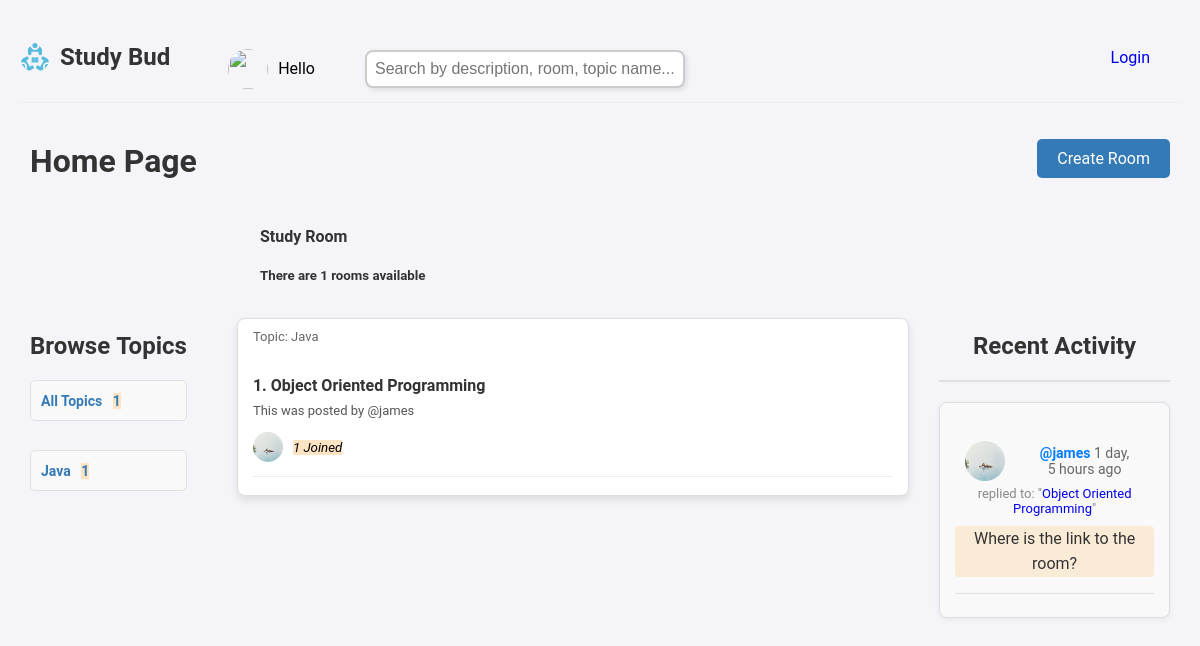
The page / on the database its author committed.
### base/models.py (models this page shows, shortened)
class Topic(models.Model):
    top_name = models.CharField(max_length=264, unique=True)

class Room(models.Model):
    host = models.ForeignKey(User, on_delete=models.SET_NULL, null=True)
    topic = models.ForeignKey(Topic, on_delete=models.SET_NULL, null=True)
    name = models.CharField(max_length=255)
    description = models.TextField(null=True, blank=True)
    participants = models.ManyToManyField(User, related_name='participants', blank=True)
    updated = models.DateTimeField(auto_now=True)
    created = models.DateTimeField(auto_now_add=True)
    class Meta:
        ordering = ['-updated', '-created']
    def __str__(self):
        return self.name

class User(AbstractUser):
    name = models.CharField(max_length=200, null=True)
    email = models.EmailField(unique=True, null=True)
    bio = models.TextField(null=True)
    avatar = models.ImageField(null=True, default="person.png")
    USERNAME_FIELD = 'email'
    REQUIRED_FIELDS = ['name', 'password']

class Message(models.Model):
    user = models.ForeignKey(User, on_delete=models.CASCADE)
    room = models.ForeignKey(Room, on_delete=models.CASCADE) #when the room is deleted...delete the message
    body = models.TextField()
    updated = models.DateTimeField(auto_now=True)
    created = models.DateTimeField(auto_now_add=True)
    class Meta:
        ordering = ['-updated', '-created']
    def __str__(self):
        return self.body[:50]

### base/views.py (the view)
# urls.py: path('', views.home, name="home"), #here...we call the home function in the views folder
def home(request):
    q = request.GET.get('q') if request.GET.get('q') != None else ''
    rooms = Room.objects.filter(
        Q(topic__top_name__icontains=q) |
        Q(name__icontains=q) |
        Q(description__icontains=q)) #here we are creating a room object. give us all the information.
    topics = Topic.objects.all()
    room_count = rooms.count()
    room_messages = Message.objects.filter(Q(room__topic__top_name__icontains=q))
    context = {'rooms': rooms, 'topics': topics, 'room_count': room_count, 'room_messages': room_messages} #we are passing the rooms available in the database to the home.html template
    return render(request, 'base/home.html', context)

### base/templates/base/home.html (shortened to what this page needs)
{% extends 'main.html' %}
{% block content %}
<div class="header">
    <h1>Home Page</h1>
    <a class="create-room-btn" href="{% url 'create-room' %}">Create Room</a>
</div>
<div style="padding-left: 240px;">
    <h4>Study Room</h4>
    <h5>There are {{ room_count }} rooms available</h5>
</div>
<div class="home-container">
    <div class="topics-container">
        {% include 'base/topics_component.html' %}
    </div>
    <div class="room-list">
        {% include 'base/feed_component.html' %}
    </div>
    <div class="activity-container">
       {% include 'base/activity_component.html' %}
    </div>
</div>
{% endblock content %}

### base/templates/base/topics_component.html (shortened to what this page needs)
<h3>Browse&nbsp;Topics</h3>
<div class="topic-list">
    <div class="topic-item">
        <a href="{% url 'home' %}" class="topic-link">All Topics &nbsp; <span>{{topics.count}}</span> </a>
    </div>
    <br>
    {% for topic in topics %}
        <div class="topic-item">
            <a href="{% url 'home' %}?q={{topic.top_name}}" class="topic-link">{{ topic.top_name }} &nbsp; <span>{{ topic.room_set.all.count}}</span> </a>
        </div>
        <br>
    {% endfor %}
</div>

### base/templates/base/feed_component.html (shortened to what this page needs)
{% load static %}
{% for room in rooms %}
    <div class="room-card">
        <small class="room-topic">Topic: {{ room.topic.top_name }}</small><br>
        <h5 class="room-title">{{ room.id }}. <a class="room-name-link" href="{% url 'room' room.id %}">{{ room.name }}</a></h5>
        <a class="room-host-link" href="{% url 'user-profile' room.host.id %}">
            This was posted by @{{ room.host.username }}
        </a>
        <p style="display: flex; align-items: center;">
            <img src="{{room.host.avatar.url}}" class="logo" alt="Study Bud Logo" style="margin-right: 10px;">
            <span>{{ room.participants.all.count }} Joined</span>
        </p>
        <hr>
    </div>
{% endfor %}

### base/templates/base/activity_component.html (shortened to what this page needs)
<h3>Recent Activity</h3>
<hr class="section-divider">
{% for message in room_messages %}
    <div class="activity-message">
        <div id="container_1">
            <img src="{{message.user.avatar.url}}" class="avatar">
            <small class="activity-user">
                <a href="{% url 'user-profile' message.user.id %}" class="user-link">@{{ message.user.username }}</a>
                {{ message.created|timesince }} ago
            </small><br>
        </div>
        <small class="activity-reply">replied to: "<a href="{% url 'room' message.room.id %}">{{ message.room }}</a>"</small>
        <p class="message-content">{{ message }}</p>
        <hr class="message-divider">
    </div>
{% endfor %}

### static/styles/main.css (style rules this page uses)
body { background-color: aquamarine; }

### templates/main.html (style rules this page uses)
body, html { margin: 0; padding: 0; font-family: 'Roboto', sans-serif; background-color: #f4f4f9; }
h1, h2, h3, h4, h5, h6 { color: #333; margin-bottom: 15px; }

### templates/navbar.html (style rules this page uses)
a { text-decoration: none; }
.logo { width: 30px; height: auto; margin-right: 10px; }
.avatar { width: 40px; height: 40px; border-radius: 50%; margin-right: 10px; }
#container_1 { padding-left: 5%; display: flex; padding-top: 23px; align-items: center; text-align: center; }

### base/templates/base/home.html (style rules this page uses)
.header { display: flex; align-items: center; justify-content: space-between; padding: 10px; }
.create-room-btn { padding: 10px 20px; background-color: #337ab7; color: white; border-radius: 5px; text-decoration: none; }
.home-container { display: grid; grid-template-columns: 0.6fr 3fr 1fr; gap: 20px; padding: 10px; }
.topics-container { padding-right: 20px; }
.activity-container { justify-content: center; text-align: center; align-items: center; }

### base/templates/base/topics_component.html (style rules this page uses)
h3 { font-size: 18px; font-weight: bold; color: #333; margin-bottom: 20px; }
.topic-list { margin-top: 10px; }
.topic-item { margin-bottom: 10px; padding: 10px; background-color: #f9f9f9; border-radius: 5px; border: 1px solid #e0e0e0; transition: background-color 0.3s ease; }
.topic-link { text-decoration: none; font-size: 14px; color: #337ab7; font-weight: bold; }
span { background-color:bisque; }

### base/templates/base/feed_component.html (style rules this page uses)
.room-card { flex: 1 1 22%; margin: 10px; padding: 10px 15px; background-color: #ffffff; border: 1px solid #ddd; border-radius: 8px; box-shadow: 0 4px 8px rgba(0, 0, 0, 0.1); transition: transform 0.3s, box-shadow 0.3s; }
.room-card p { font-style: italic; font-size: smaller; }
.room-topic { font-size: 13px; color: #666; display: block; margin-bottom: 5px; }
.room-title { font-size: 16px; font-weight: bold; margin: 8px 0 5px 0; }
.room-name-link { color: #333; text-decoration: none; }
.room-host-link { font-size: 13px; color: #555; text-decoration: none; }
hr { border: 0; border-top: 1px solid #eee; margin: 8px 0; }
.logo { width: 30px; height: 30px; border-radius: 50%; }

### base/templates/base/activity_component.html (style rules this page uses)
h3 { font-size: 24px; font-weight: bold; color: #333; margin-bottom: 20px; }
.section-divider { border: 0; border-top: 2px solid #e0e0e0; margin-bottom: 20px; }
.activity-message { padding: 15px; background-color: #f9f9f9; border-radius: 8px; border: 1px solid #ddd; margin-bottom: 15px; box-shadow: 0 2px 6px rgba(0, 0, 0, 0.05); transition: transform 0.3s ease, box-shadow 0.3s ease; }
.activity-user { font-size: 14px; color: #666; }
.user-link { text-decoration: none; color: #007bff; font-weight: bold; }
.activity-reply { font-size: 13px; color: #888; margin-top: 5px; display: block; }
.message-content { font-size: 16px; color: #333; margin-top: 10px; text-align: center; background-color:antiquewhite; border-radius: 4px; line-height: 1.6; }
.message-divider { border: 0; border-top: 1px solid #e0e0e0; margin-top: 15px; }
.avatar { width: 40px; height: 40px; border-radius: 50%; margin-right: 10px; }
#container_1 { align-items: center; text-align: center; }

### rows shown on the page
Topic: top_name "Java", room_set.all.count "1"
Room: topic.top_name "Java", id "1", name "Object Oriented Programming", host.username "james", host.avatar (picture), participants.all.count "1"
Message: user.avatar (picture), user.username "james", created "1 day, 5 hours", room "Object Oriented Programming", body "Where is the link to the room?"

### other values the page prints
{{ room_count }} "1"
{{ topics.count }} "1"
